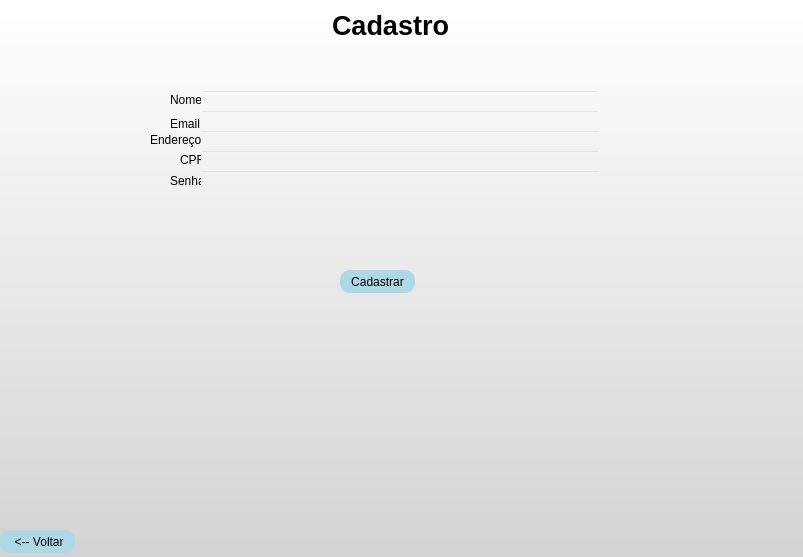
<?xml version="1.0" encoding="UTF-8"?>
<ui version="4.0">
 <class>MainWindow</class>
 <widget class="QMainWindow" name="MainWindow">
  <property name="geometry">
   <rect>
    <x>0</x>
    <y>0</y>
    <width>803</width>
    <height>557</height>
   </rect>
  </property>
  <property name="minimumSize">
   <size>
    <width>803</width>
    <height>557</height>
   </size>
  </property>
  <property name="maximumSize">
   <size>
    <width>803</width>
    <height>557</height>
   </size>
  </property>
  <property name="windowTitle">
   <string>MainWindow</string>
  </property>
  <property name="styleSheet">
   <string notr="true">background: qlineargradient(x1: 0, y1: 0, x2: 0, y2: 1, stop: 0 white, stop: 1 #D3D3D3);
</string>
  </property>
  <widget class="QWidget" name="centralwidget">
   <widget class="QLabel" name="label">
    <property name="geometry">
     <rect>
      <x>290</x>
      <y>10</y>
      <width>201</width>
      <height>31</height>
     </rect>
    </property>
    <property name="font">
     <font>
      <family>Arial</family>
      <pointsize>20</pointsize>
      <weight>75</weight>
      <bold>true</bold>
     </font>
    </property>
    <property name="styleSheet">
     <string notr="true">color: black;
background-color: transparent;
border: none;
</string>
    </property>
    <property name="text">
     <string>Cadastro</string>
    </property>
    <property name="alignment">
     <set>Qt::AlignCenter</set>
    </property>
   </widget>
   <widget class="QPushButton" name="Botao_voltar">
    <property name="geometry">
     <rect>
      <x>0</x>
      <y>530</y>
      <width>75</width>
      <height>23</height>
     </rect>
    </property>
    <property name="styleSheet">
     <string notr="true">QPushButton {
    background-color:  #add8e6;
    border-radius: 10px;
}

QPushButton:hover {
    background-color:#AABAF2 ;
}
</string>
    </property>
    <property name="text">
     <string> &lt;-- Voltar</string>
    </property>
   </widget>
   <widget class="QPushButton" name="Botao_cadastrar">
    <property name="geometry">
     <rect>
      <x>340</x>
      <y>270</y>
      <width>75</width>
      <height>23</height>
     </rect>
    </property>
    <property name="styleSheet">
     <string notr="true">QPushButton {
    background-color:  #add8e6;
    border-radius: 10px;
}

QPushButton:hover {
    background-color:#AABAF2 ;
}
</string>
    </property>
    <property name="text">
     <string>Cadastrar</string>
    </property>
   </widget>
   <widget class="QLineEdit" name="lineEdit_3">
    <property name="geometry">
     <rect>
      <x>200</x>
      <y>90</y>
      <width>400</width>
      <height>20</height>
     </rect>
    </property>
    <property name="styleSheet">
     <string notr="true">color: black;
background-color: transparent;

</string>
    </property>
   </widget>
   <widget class="QLabel" name="label_2">
    <property name="geometry">
     <rect>
      <x>170</x>
      <y>90</y>
      <width>31</width>
      <height>20</height>
     </rect>
    </property>
    <property name="styleSheet">
     <string notr="true">color: black;
background-color: transparent;
border: none;
</string>
    </property>
    <property name="text">
     <string>Nome</string>
    </property>
   </widget>
   <widget class="QLineEdit" name="lineEdit_4">
    <property name="geometry">
     <rect>
      <x>200</x>
      <y>110</y>
      <width>400</width>
      <height>20</height>
     </rect>
    </property>
    <property name="styleSheet">
     <string notr="true">color: black;
background-color: transparent;
</string>
    </property>
   </widget>
   <widget class="QLabel" name="label_6">
    <property name="geometry">
     <rect>
      <x>170</x>
      <y>110</y>
      <width>31</width>
      <height>27</height>
     </rect>
    </property>
    <property name="styleSheet">
     <string notr="true">color: black;
background-color: transparent;
border: none;
</string>
    </property>
    <property name="text">
     <string>Email</string>
    </property>
   </widget>
   <widget class="QLineEdit" name="lineEdit">
    <property name="geometry">
     <rect>
      <x>200</x>
      <y>130</y>
      <width>401</width>
      <height>20</height>
     </rect>
    </property>
    <property name="styleSheet">
     <string notr="true">color: black;
background-color: transparent;
</string>
    </property>
   </widget>
   <widget class="QLabel" name="label_4">
    <property name="geometry">
     <rect>
      <x>150</x>
      <y>130</y>
      <width>51</width>
      <height>20</height>
     </rect>
    </property>
    <property name="styleSheet">
     <string notr="true">color: black;
background-color: transparent;
border: none;
</string>
    </property>
    <property name="text">
     <string>Endereço</string>
    </property>
   </widget>
   <widget class="QLineEdit" name="lineEdit_2">
    <property name="geometry">
     <rect>
      <x>200</x>
      <y>150</y>
      <width>401</width>
      <height>20</height>
     </rect>
    </property>
    <property name="styleSheet">
     <string notr="true">color: black;
background-color: transparent;

</string>
    </property>
   </widget>
   <widget class="QLabel" name="label_3">
    <property name="geometry">
     <rect>
      <x>180</x>
      <y>150</y>
      <width>21</width>
      <height>20</height>
     </rect>
    </property>
    <property name="styleSheet">
     <string notr="true">color: black;
background-color: transparent;
border: none;
</string>
    </property>
    <property name="text">
     <string>CPF</string>
    </property>
   </widget>
   <widget class="QLabel" name="label_5">
    <property name="geometry">
     <rect>
      <x>170</x>
      <y>170</y>
      <width>31</width>
      <height>21</height>
     </rect>
    </property>
    <property name="styleSheet">
     <string notr="true">color: black;
background-color: transparent;
border: none;
</string>
    </property>
    <property name="text">
     <string>Senha</string>
    </property>
   </widget>
   <widget class="QLineEdit" name="lineEdit_5">
    <property name="geometry">
     <rect>
      <x>200</x>
      <y>170</y>
      <width>401</width>
      <height>20</height>
     </rect>
    </property>
    <property name="styleSheet">
     <string notr="true">color: black;
background-color: transparent;
</string>
    </property>
    <property name="echoMode">
     <enum>QLineEdit::Password</enum>
    </property>
   </widget>
  </widget>
 </widget>
 <resources/>
 <connections/>
</ui>
